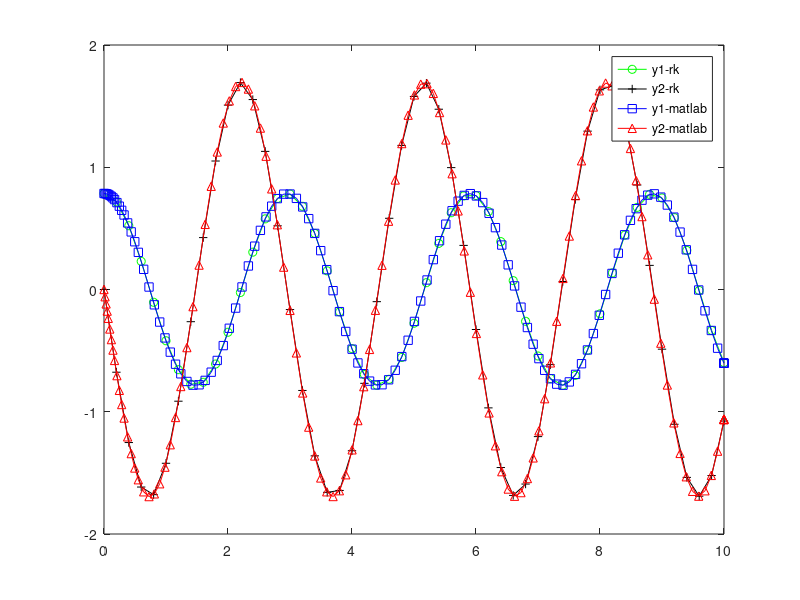

Write MATLAB code to recreate this figure.
% simple ode example
function pendulum_ode_example
f=@pendulum;
t = [0:0.2:10]; y0=[pi/4; 0];
[y] = runge_kutta(f,t,y0);
plot(t,y(1,:),'-go',t,y(2,:),'-k+');
hold on;
[t, y] = ode45(f,[0 10],y0');
plot(t,y(:,1),'-bs',t,y(:,2),'-r^');
legend('y1-rk','y2-rk','y1-matlab','y2-matlab');
hold off;
return

function [dydt] = pendulum(t,y)
dydt=zeros(2,1);
l=2; g=9.8;
dydt(1)=y(2);
dydt(2)=-g*sin(y(1))/l;
return


function [y] = runge_kutta(f,x,y0)
n=length(x); m=length(y0);
y=zeros(m,n);
y(:,1)=y0;
for i=1:n-1
    dx=x(i+1)-x(i);
    k1=feval(f,x(i),y(:,i));
    k2=feval(f,x(i)+dx/2,y(:,i)+k1*dx/2);
    k3=feval(f,x(i)+dx/2,y(:,i)+k2*dx/2);
    k4=feval(f,x(i)+dx,y(:,i)+k3*dx);
    y(:,i+1)=y(:,i)+(k1+2*k2+2*k3+k4)*dx/6;
end
return
